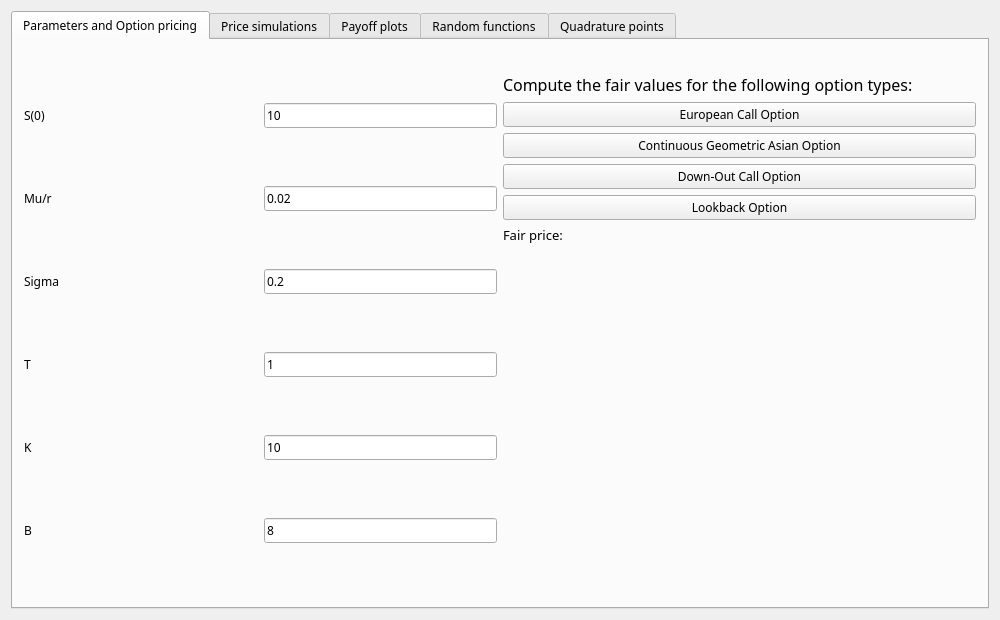
<?xml version="1.0" encoding="UTF-8"?>
<ui version="4.0">
 <class>MainWindow</class>
 <widget class="QMainWindow" name="MainWindow">
  <property name="enabled">
   <bool>true</bool>
  </property>
  <property name="geometry">
   <rect>
    <x>0</x>
    <y>0</y>
    <width>1000</width>
    <height>620</height>
   </rect>
  </property>
  <property name="sizePolicy">
   <sizepolicy hsizetype="Preferred" vsizetype="Preferred">
    <horstretch>0</horstretch>
    <verstretch>0</verstretch>
   </sizepolicy>
  </property>
  <property name="font">
   <font>
    <family>Noto Sans</family>
    <pointsize>9</pointsize>
    <weight>50</weight>
    <italic>false</italic>
    <bold>false</bold>
    <underline>false</underline>
    <strikeout>false</strikeout>
    <stylestrategy>PreferDefault</stylestrategy>
    <kerning>true</kerning>
   </font>
  </property>
  <property name="windowTitle">
   <string>Finance Lab</string>
  </property>
  <widget class="QWidget" name="centralWidget">
   <property name="sizePolicy">
    <sizepolicy hsizetype="Minimum" vsizetype="Preferred">
     <horstretch>0</horstretch>
     <verstretch>0</verstretch>
    </sizepolicy>
   </property>
   <property name="minimumSize">
    <size>
     <width>625</width>
     <height>0</height>
    </size>
   </property>
   <layout class="QHBoxLayout" name="horizontalLayout">
    <item>
     <widget class="QTabWidget" name="tabWidget">
      <property name="currentIndex">
       <number>0</number>
      </property>
      <widget class="QWidget" name="tab">
       <attribute name="title">
        <string>Parameters and Option pricing</string>
       </attribute>
       <layout class="QHBoxLayout" name="horizontalLayout_2">
        <item>
         <layout class="QGridLayout" name="gridLayout_2">
          <item row="5" column="1">
           <widget class="QLineEdit" name="input_K">
            <property name="sizePolicy">
             <sizepolicy hsizetype="Minimum" vsizetype="Fixed">
              <horstretch>0</horstretch>
              <verstretch>0</verstretch>
             </sizepolicy>
            </property>
            <property name="text">
             <string>10</string>
            </property>
           </widget>
          </item>
          <item row="0" column="0">
           <widget class="QLabel" name="label">
            <property name="text">
             <string>S(0)</string>
            </property>
           </widget>
          </item>
          <item row="5" column="0">
           <widget class="QLabel" name="label_6">
            <property name="text">
             <string>K</string>
            </property>
           </widget>
          </item>
          <item row="1" column="0">
           <widget class="QLabel" name="label_2">
            <property name="text">
             <string>Mu/r</string>
            </property>
           </widget>
          </item>
          <item row="4" column="0">
           <widget class="QLabel" name="label_4">
            <property name="text">
             <string>T</string>
            </property>
           </widget>
          </item>
          <item row="3" column="1">
           <widget class="QLineEdit" name="input_sigma">
            <property name="sizePolicy">
             <sizepolicy hsizetype="Minimum" vsizetype="Fixed">
              <horstretch>0</horstretch>
              <verstretch>0</verstretch>
             </sizepolicy>
            </property>
            <property name="text">
             <string>0.2</string>
            </property>
           </widget>
          </item>
          <item row="4" column="1">
           <widget class="QLineEdit" name="input_T">
            <property name="sizePolicy">
             <sizepolicy hsizetype="Minimum" vsizetype="Fixed">
              <horstretch>0</horstretch>
              <verstretch>0</verstretch>
             </sizepolicy>
            </property>
            <property name="text">
             <string>1</string>
            </property>
           </widget>
          </item>
          <item row="3" column="0">
           <widget class="QLabel" name="label_3">
            <property name="text">
             <string>Sigma</string>
            </property>
           </widget>
          </item>
          <item row="0" column="1">
           <widget class="QLineEdit" name="input_s0">
            <property name="sizePolicy">
             <sizepolicy hsizetype="Minimum" vsizetype="Fixed">
              <horstretch>0</horstretch>
              <verstretch>0</verstretch>
             </sizepolicy>
            </property>
            <property name="text">
             <string>10</string>
            </property>
           </widget>
          </item>
          <item row="1" column="1">
           <widget class="QLineEdit" name="input_mu">
            <property name="sizePolicy">
             <sizepolicy hsizetype="Minimum" vsizetype="Fixed">
              <horstretch>0</horstretch>
              <verstretch>0</verstretch>
             </sizepolicy>
            </property>
            <property name="text">
             <string>0.02</string>
            </property>
           </widget>
          </item>
          <item row="6" column="1">
           <widget class="QLineEdit" name="input_B">
            <property name="sizePolicy">
             <sizepolicy hsizetype="Minimum" vsizetype="Fixed">
              <horstretch>0</horstretch>
              <verstretch>0</verstretch>
             </sizepolicy>
            </property>
            <property name="text">
             <string>8</string>
            </property>
           </widget>
          </item>
          <item row="6" column="0">
           <widget class="QLabel" name="label_5">
            <property name="text">
             <string>B</string>
            </property>
           </widget>
          </item>
         </layout>
        </item>
        <item>
         <layout class="QVBoxLayout" name="verticalLayout">
          <item>
           <widget class="QLabel" name="logo">
            <property name="sizePolicy">
             <sizepolicy hsizetype="Fixed" vsizetype="Preferred">
              <horstretch>0</horstretch>
              <verstretch>0</verstretch>
             </sizepolicy>
            </property>
            <property name="text">
             <string/>
            </property>
           </widget>
          </item>
          <item>
           <widget class="QLabel" name="label_9">
            <property name="font">
             <font>
              <pointsize>12</pointsize>
             </font>
            </property>
            <property name="text">
             <string>Compute the fair values for the following option types:</string>
            </property>
           </widget>
          </item>
          <item>
           <widget class="QPushButton" name="european_call_button">
            <property name="text">
             <string>European Call Option</string>
            </property>
           </widget>
          </item>
          <item>
           <widget class="QPushButton" name="asian_button">
            <property name="text">
             <string>Continuous Geometric Asian Option</string>
            </property>
           </widget>
          </item>
          <item>
           <widget class="QPushButton" name="down_out_call_button">
            <property name="text">
             <string>Down-Out Call Option</string>
            </property>
           </widget>
          </item>
          <item>
           <widget class="QPushButton" name="lookback_button">
            <property name="text">
             <string>Lookback Option</string>
            </property>
           </widget>
          </item>
          <item>
           <widget class="QLabel" name="fair_price">
            <property name="sizePolicy">
             <sizepolicy hsizetype="Preferred" vsizetype="Fixed">
              <horstretch>0</horstretch>
              <verstretch>0</verstretch>
             </sizepolicy>
            </property>
            <property name="font">
             <font>
              <pointsize>10</pointsize>
             </font>
            </property>
            <property name="text">
             <string>Fair price:</string>
            </property>
           </widget>
          </item>
          <item>
           <spacer name="verticalSpacer">
            <property name="orientation">
             <enum>Qt::Vertical</enum>
            </property>
            <property name="sizeHint" stdset="0">
             <size>
              <width>20</width>
              <height>40</height>
             </size>
            </property>
           </spacer>
          </item>
         </layout>
        </item>
       </layout>
      </widget>
      <widget class="QWidget" name="tab_5">
       <attribute name="title">
        <string>Price simulations</string>
       </attribute>
       <layout class="QVBoxLayout" name="verticalLayout_7">
        <item>
         <layout class="QHBoxLayout" name="horizontalLayout_9">
          <item>
           <widget class="QLabel" name="label_10">
            <property name="text">
             <string>Delta t</string>
            </property>
           </widget>
          </item>
          <item>
           <widget class="QLineEdit" name="input_delta_t">
            <property name="sizePolicy">
             <sizepolicy hsizetype="Fixed" vsizetype="Fixed">
              <horstretch>0</horstretch>
              <verstretch>0</verstretch>
             </sizepolicy>
            </property>
            <property name="text">
             <string>0.1</string>
            </property>
           </widget>
          </item>
          <item>
           <widget class="QLabel" name="label_11">
            <property name="text">
             <string>Number of simulations</string>
            </property>
           </widget>
          </item>
          <item>
           <widget class="QLineEdit" name="input_number_of_simulations">
            <property name="sizePolicy">
             <sizepolicy hsizetype="Fixed" vsizetype="Fixed">
              <horstretch>0</horstretch>
              <verstretch>0</verstretch>
             </sizepolicy>
            </property>
            <property name="text">
             <string>3</string>
            </property>
           </widget>
          </item>
          <item>
           <widget class="QPushButton" name="wiener_and_asset_simulation_button">
            <property name="text">
             <string>Simulate</string>
            </property>
           </widget>
          </item>
          <item>
           <spacer name="horizontalSpacer_3">
            <property name="orientation">
             <enum>Qt::Horizontal</enum>
            </property>
            <property name="sizeHint" stdset="0">
             <size>
              <width>40</width>
              <height>20</height>
             </size>
            </property>
           </spacer>
          </item>
         </layout>
        </item>
        <item>
         <widget class="QLabel" name="wiener_process_pic_label">
          <property name="text">
           <string/>
          </property>
         </widget>
        </item>
        <item>
         <widget class="QLabel" name="asset_price_pic_label">
          <property name="text">
           <string/>
          </property>
         </widget>
        </item>
       </layout>
      </widget>
      <widget class="QWidget" name="tab_2">
       <attribute name="title">
        <string>Payoff plots</string>
       </attribute>
       <layout class="QHBoxLayout" name="horizontalLayout_3">
        <item>
         <layout class="QVBoxLayout" name="verticalLayout_2">
          <item>
           <layout class="QHBoxLayout" name="horizontalLayout_4">
            <item>
             <widget class="QPushButton" name="arithmetic_asian_integrand_button">
              <property name="text">
               <string>Arithmetic asian option integrand</string>
              </property>
             </widget>
            </item>
            <item>
             <widget class="QPushButton" name="lookback_integrand_button">
              <property name="text">
               <string>Lookback integrand</string>
              </property>
             </widget>
            </item>
            <item>
             <widget class="QPushButton" name="down_out_call_integrand_button">
              <property name="text">
               <string>Down-Out call integrand</string>
              </property>
             </widget>
            </item>
           </layout>
          </item>
          <item>
           <widget class="QLabel" name="pic_label">
            <property name="text">
             <string/>
            </property>
           </widget>
          </item>
         </layout>
        </item>
       </layout>
      </widget>
      <widget class="QWidget" name="tab_3">
       <attribute name="title">
        <string>Random functions</string>
       </attribute>
       <layout class="QVBoxLayout" name="verticalLayout_3">
        <item>
         <layout class="QVBoxLayout" name="verticalLayout_6">
          <item>
           <layout class="QHBoxLayout" name="horizontalLayout_5">
            <item>
             <widget class="QLabel" name="label_8">
              <property name="sizePolicy">
               <sizepolicy hsizetype="Fixed" vsizetype="Preferred">
                <horstretch>0</horstretch>
                <verstretch>0</verstretch>
               </sizepolicy>
              </property>
              <property name="text">
               <string>Number of random points</string>
              </property>
             </widget>
            </item>
            <item>
             <widget class="QLineEdit" name="input_number_of_random_points">
              <property name="sizePolicy">
               <sizepolicy hsizetype="Fixed" vsizetype="Fixed">
                <horstretch>0</horstretch>
                <verstretch>0</verstretch>
               </sizepolicy>
              </property>
              <property name="text">
               <string>100</string>
              </property>
             </widget>
            </item>
            <item>
             <spacer name="horizontalSpacer_2">
              <property name="orientation">
               <enum>Qt::Horizontal</enum>
              </property>
              <property name="sizeHint" stdset="0">
               <size>
                <width>40</width>
                <height>20</height>
               </size>
              </property>
             </spacer>
            </item>
           </layout>
          </item>
          <item>
           <layout class="QHBoxLayout" name="horizontalLayout_8">
            <item>
             <widget class="QPushButton" name="uniform_random_numbers_button">
              <property name="text">
               <string>Uniform random numbers</string>
              </property>
             </widget>
            </item>
            <item>
             <widget class="QPushButton" name="halton_sequence_button">
              <property name="text">
               <string>Halton sequence</string>
              </property>
             </widget>
            </item>
            <item>
             <widget class="QPushButton" name="box_muller_button">
              <property name="text">
               <string>Box muller</string>
              </property>
             </widget>
            </item>
            <item>
             <widget class="QPushButton" name="rejection_sample_button">
              <property name="text">
               <string>Rejection sample</string>
              </property>
             </widget>
            </item>
           </layout>
          </item>
         </layout>
        </item>
        <item>
         <widget class="QLabel" name="random_functions_pic_label">
          <property name="text">
           <string/>
          </property>
         </widget>
        </item>
       </layout>
      </widget>
      <widget class="QWidget" name="tab_4">
       <attribute name="title">
        <string>Quadrature points</string>
       </attribute>
       <layout class="QVBoxLayout" name="verticalLayout_4">
        <item>
         <layout class="QVBoxLayout" name="verticalLayout_5">
          <item>
           <layout class="QHBoxLayout" name="horizontalLayout_7">
            <item>
             <widget class="QLabel" name="label_7">
              <property name="sizePolicy">
               <sizepolicy hsizetype="Fixed" vsizetype="Preferred">
                <horstretch>0</horstretch>
                <verstretch>0</verstretch>
               </sizepolicy>
              </property>
              <property name="text">
               <string>Level</string>
              </property>
             </widget>
            </item>
            <item>
             <widget class="QLineEdit" name="level_input">
              <property name="sizePolicy">
               <sizepolicy hsizetype="Fixed" vsizetype="Fixed">
                <horstretch>0</horstretch>
                <verstretch>0</verstretch>
               </sizepolicy>
              </property>
              <property name="text">
               <string>5</string>
              </property>
             </widget>
            </item>
            <item>
             <spacer name="horizontalSpacer">
              <property name="orientation">
               <enum>Qt::Horizontal</enum>
              </property>
              <property name="sizeHint" stdset="0">
               <size>
                <width>40</width>
                <height>20</height>
               </size>
              </property>
             </spacer>
            </item>
           </layout>
          </item>
          <item>
           <layout class="QHBoxLayout" name="horizontalLayout_6">
            <item>
             <widget class="QPushButton" name="trapezoidal_rule_button">
              <property name="text">
               <string>Trapezoidal rule</string>
              </property>
             </widget>
            </item>
            <item>
             <widget class="QPushButton" name="gauss_legendre_button">
              <property name="text">
               <string>Gauss Legendre</string>
              </property>
             </widget>
            </item>
            <item>
             <widget class="QPushButton" name="clenshaw_curtis_button">
              <property name="text">
               <string>Clenshaw Curtis</string>
              </property>
             </widget>
            </item>
           </layout>
          </item>
         </layout>
        </item>
        <item>
         <widget class="QLabel" name="quadrature_points_pic_label">
          <property name="text">
           <string/>
          </property>
         </widget>
        </item>
       </layout>
      </widget>
     </widget>
    </item>
   </layout>
  </widget>
 </widget>
 <layoutdefault spacing="6" margin="11"/>
 <resources/>
 <connections/>
</ui>
